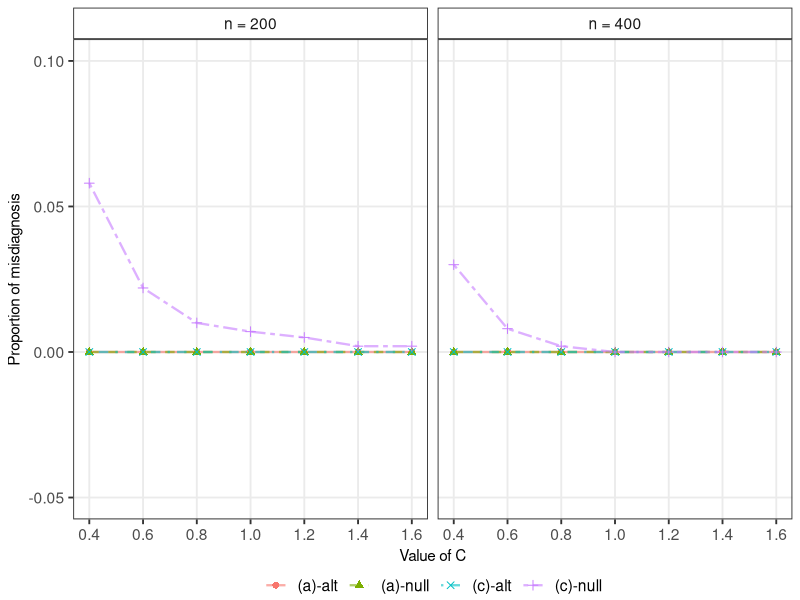

Here is the R script that generated this plot:
library(ggplot2)

c_list <- c(0.4, 0.6, 0.8, 1.0, 1.2, 1.4, 1.6)

a_alt_200  <- as.matrix(read.csv("a-alt-200-Net1.2.csv"))
a_alt_400  <- as.matrix(read.csv("a-alt-400-Net1.2.csv"))
a_null_200 <- as.matrix(read.csv("a-null-200-Net1.2.csv"))
a_null_400 <- as.matrix(read.csv("a-null-400-Net1.2.csv"))

c_alt_200  <- as.matrix(read.csv("c-alt-200-Net1.2.csv"))
c_alt_400  <- as.matrix(read.csv("c-alt-400-Net1.2.csv"))
c_null_200 <- as.matrix(read.csv("c-null-200-Net1.2.csv"))
c_null_400 <- as.matrix(read.csv("c-null-400-Net1.2.csv"))

get_curve_leq <- function(output_table, c_list) {
  sapply(c_list, function(cc) {
    mean(output_table[, 1] <= cc * output_table[, 2])
  })
}

get_curve_gt <- function(output_table, c_list) {
  sapply(c_list, function(cc) {
    mean(output_table[, 1] > cc * output_table[, 2])
  })
}

plot_df <- rbind(
  data.frame(c = c_list, y = get_curve_leq(a_alt_200,  c_list),  group = "a-alt",  n = "n = 200"),
  data.frame(c = c_list, y = get_curve_leq(a_null_200, c_list),  group = "a-null", n = "n = 200"),
  data.frame(c = c_list, y = get_curve_leq(c_alt_200,  c_list),  group = "c-alt",  n = "n = 200"),
  data.frame(c = c_list, y = get_curve_gt(c_null_200,  c_list),  group = "c-null", n = "n = 200"),
  
  data.frame(c = c_list, y = get_curve_leq(a_alt_400,  c_list),  group = "a-alt",  n = "n = 400"),
  data.frame(c = c_list, y = get_curve_leq(a_null_400, c_list),  group = "a-null", n = "n = 400"),
  data.frame(c = c_list, y = get_curve_leq(c_alt_400,  c_list),  group = "c-alt",  n = "n = 400"),
  data.frame(c = c_list, y = get_curve_gt(c_null_400,  c_list),  group = "c-null", n = "n = 400")
)

plot_df$group <- factor(plot_df$group, levels = c("a-alt", "a-null", "c-alt", "c-null"))
plot_df$n <- factor(plot_df$n, levels = c("n = 200", "n = 400"))

ggplot(plot_df, aes(x = c, y = y, color = group, linetype = group, shape = group)) +
  geom_line(linewidth = 0.8, alpha = 0.6) +
  geom_point(size = 2) +
  facet_wrap(~ n, nrow = 1) +
  scale_x_continuous(breaks = c_list) +
  scale_y_continuous(limits = c(-0.05, 0.1)) +
  scale_linetype_manual(
    values = c(
      "a-alt"  = "solid",
      "a-null" = "dashed",
      "c-alt"  = "dotdash",
      "c-null" = "twodash"
    ),
    labels = c(
      "a-alt"  = "(a)-alt",
      "a-null" = "(a)-null",
      "c-alt"  = "(c)-alt",
      "c-null" = "(c)-null"
    )
  ) +
  scale_shape_manual(
    values = c(
      "a-alt"  = 16,
      "a-null" = 17,
      "c-alt"  = 4,
      "c-null" = 3
    ),
    labels = c(
      "a-alt"  = "(a)-alt",
      "a-null" = "(a)-null",
      "c-alt"  = "(c)-alt",
      "c-null" = "(c)-null"
    )
  ) +
  scale_color_discrete(
    labels = c(
      "a-alt"  = "(a)-alt",
      "a-null" = "(a)-null",
      "c-alt"  = "(c)-alt",
      "c-null" = "(c)-null"
    )
  ) +
  labs(
    x = "Value of C",
    y = "Proportion of misdiagnosis",
    color = NULL,
    linetype = NULL,
    shape = NULL
  ) +
  theme_bw(base_size = 14) +
  theme(
    legend.position = "bottom",
    legend.margin = margin(t = -8, r = 0, b = 0, l = 0),
    legend.box.margin = margin(t = 0, r = 0, b = 0, l = 0),
    plot.margin = margin(5.5, 5.5, 2, 5.5),
    strip.background = element_rect(fill = "white"),
    panel.grid.minor = element_blank(),
    axis.title.y = element_text(size = 11),
    axis.title.x = element_text(size = 11)
  )
